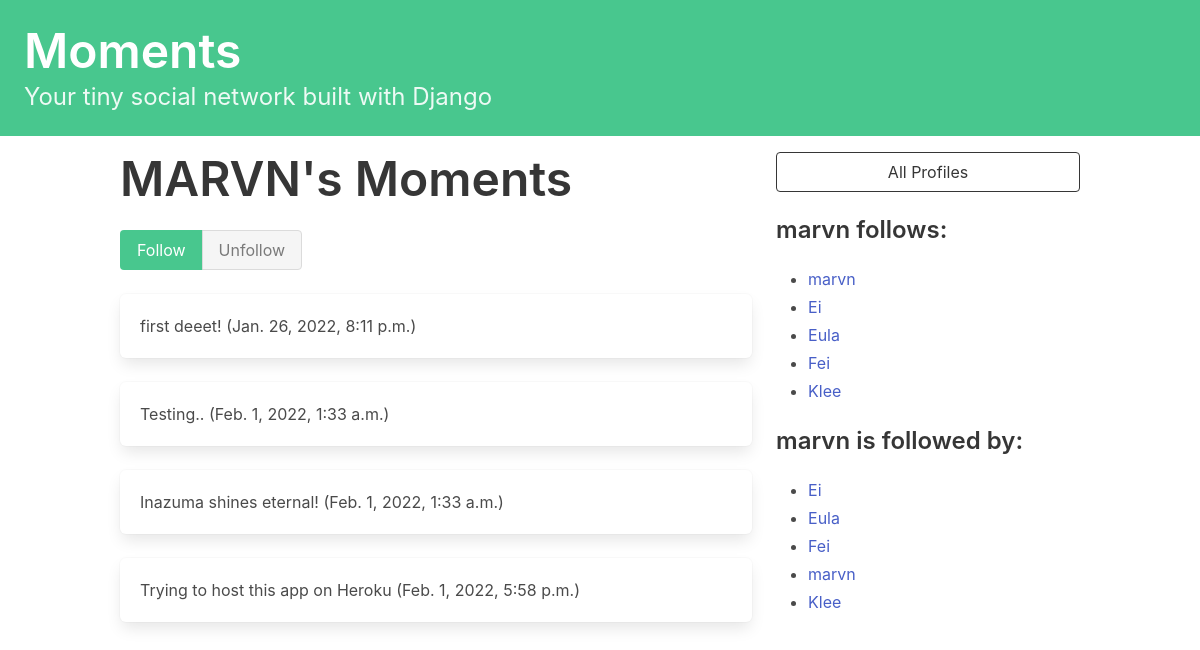
Before: /profile/1 with the older database file.
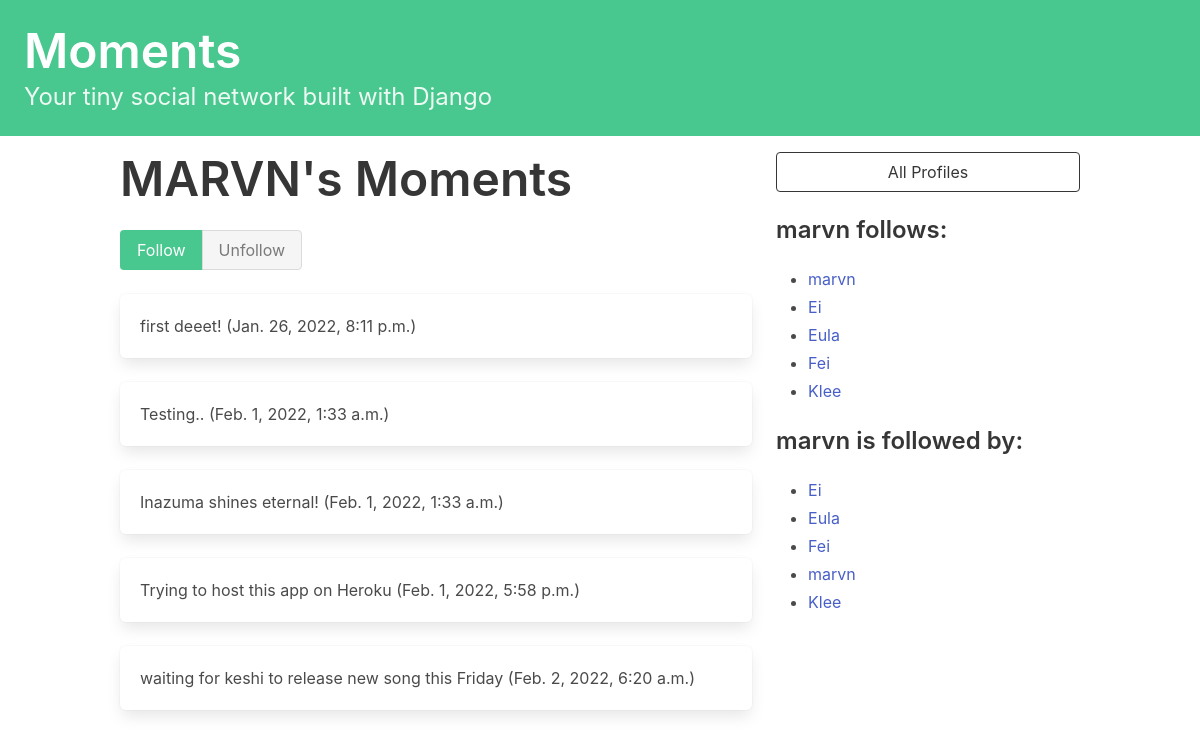
After: the same page with the newer database file.
### dwitter/models.py (models this page shows, shortened)
class Dweet(models.Model):
    user = models.ForeignKey(
        User, related_name="dweets", on_delete=models.DO_NOTHING
    )
    body = models.CharField(max_length=140)
    created_at = models.DateTimeField(auto_now_add=True)

class Profile(models.Model):
    user = models.OneToOneField(User, on_delete=models.CASCADE)
    follows = models.ManyToManyField(
        "self",
        related_name="followed_by",
        symmetrical=False,
        blank=True
    )
    def __str__(self):
        return self.user.username

### dwitter/views.py (the view, shortened to what this page needs)
# urls.py: path("profile/<int:pk>", profile, name="profile"),
def profile(request,pk):
    profile = Profile.objects.get(pk=pk)
    return render(request, "dwitter/profile.html", {"profile":profile})

### dwitter/templates/dwitter/profile.html (shortened to what this page needs)
{% extends 'base.html' %}
{% block content %}
<div class="column">
    <div class="block">
    <h1 class="title is-1">
        {{profile.user.username|upper}}'s Moments
    </h1>
    <form method ="post">
        <div class="buttons has-addons">
        {% if profile in user.profile.follows.all %}
            <button class="button is-success is-static">Follow</button>
            <button class="button is-danger" name="follow" value="unfollow">Unfollow</button>
        {% else %}
            <button class="button is-success" name="follow" value="follow">Follow</button>
            <button class="button is-danger is-static">Unfollow</button>
            {% endif %}
    </div>
    </form>
    </div>
    <div class="content">
        {% for dweet in profile.user.dweets.all %}
            <div class="box">
                {{ dweet.body }}
                <span class="is-small has_text-grey-light">
                    ({{ dweet.created_at }})
                </span>
            </div>
        {% endfor %}
    </div>
</div>
<div class="column is-one-third">
    <div class="block">
        <a href="{% url 'dwitter:profile_list' %}">
            <button class="button is-dark is-outlined is-fullwidth">
                All Profiles
            </button>
        </a>
    </div>
    <div class="block">
        <h3 class="title is-4">
            {{profile.user.username}} follows:
        </h3>
        <div class="content">
            <ul>
            {% for following in profile.follows.all %}
                <li>
                    <a href="{% url 'dwitter:profile' following.id %}">
                            {{ following }}
                    </a>
                </li>
            {% endfor %}
            </ul>
        </div>
    </div>
    <div class="block">
        <h3 class="title is-4">
            {{profile.user.username}} is followed by:
        </h3>
        <div class="content">
            <ul>
            {% for follower in profile.followed_by.all %}
                <li>
                    <a href="{% url 'dwitter:profile' follower.id %}">
                        {{ follower }}
                    </a>
                </li>
            {% endfor %}
            </ul>
        </div>
    </div>
</div>
{% endblock content %}

Changed rows visible on the page:
added Dweet: body "waiting for keshi to release new song this Friday", created_at "Feb. 2, 2022, 6:20 a.m."
